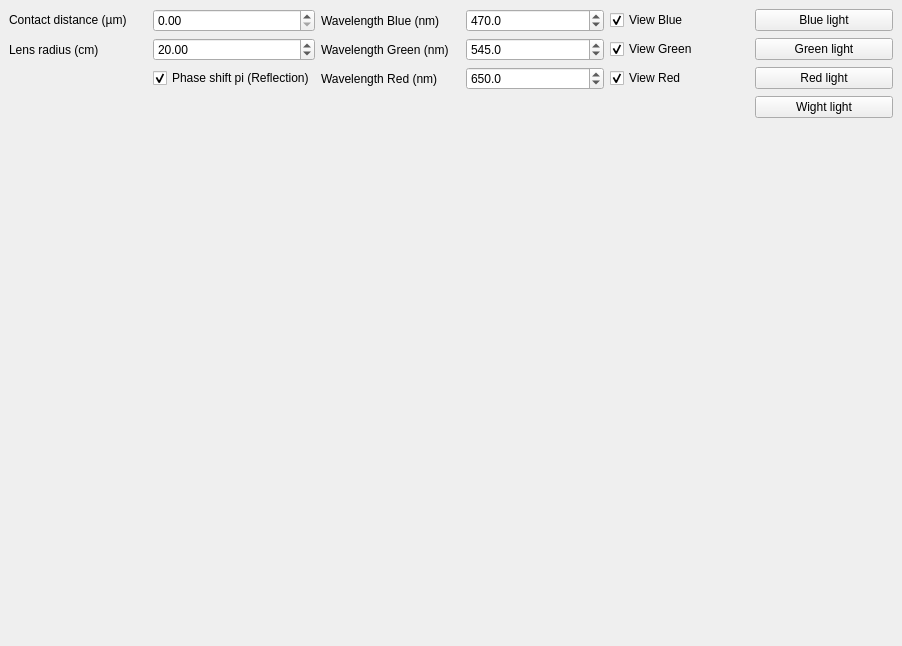
<?xml version="1.0" encoding="UTF-8"?>
<ui version="4.0">
 <class>MainWindow</class>
 <widget class="QMainWindow" name="MainWindow">
  <property name="geometry">
   <rect>
    <x>0</x>
    <y>0</y>
    <width>902</width>
    <height>646</height>
   </rect>
  </property>
  <property name="windowTitle">
   <string>Newton Rings</string>
  </property>
  <widget class="QWidget" name="centralWidget">
   <layout class="QVBoxLayout" name="verticalLayout_2">
    <item>
     <layout class="QGridLayout" name="gridLayout_2">
      <item row="2" column="4">
       <widget class="QDoubleSpinBox" name="SpinBox_Lambda3">
        <property name="locale">
         <locale language="English" country="UnitedStates"/>
        </property>
        <property name="suffix">
         <string/>
        </property>
        <property name="decimals">
         <number>1</number>
        </property>
        <property name="minimum">
         <double>625.000000000000000</double>
        </property>
        <property name="maximum">
         <double>800.000000000000000</double>
        </property>
        <property name="singleStep">
         <double>0.100000000000000</double>
        </property>
        <property name="value">
         <double>650.000000000000000</double>
        </property>
       </widget>
      </item>
      <item row="1" column="3">
       <widget class="QLabel" name="label_Lambda2">
        <property name="text">
         <string>Wavelength Green (nm)</string>
        </property>
       </widget>
      </item>
      <item row="0" column="4">
       <widget class="QDoubleSpinBox" name="SpinBox_Lambda1">
        <property name="locale">
         <locale language="English" country="UnitedStates"/>
        </property>
        <property name="decimals">
         <number>1</number>
        </property>
        <property name="minimum">
         <double>430.000000000000000</double>
        </property>
        <property name="maximum">
         <double>519.000000000000000</double>
        </property>
        <property name="singleStep">
         <double>0.100000000000000</double>
        </property>
        <property name="value">
         <double>470.000000000000000</double>
        </property>
       </widget>
      </item>
      <item row="0" column="3">
       <widget class="QLabel" name="label_Lambda1">
        <property name="text">
         <string>Wavelength Blue (nm)</string>
        </property>
       </widget>
      </item>
      <item row="2" column="3">
       <widget class="QLabel" name="label_Lambda3">
        <property name="text">
         <string>Wavelength Red (nm)</string>
        </property>
       </widget>
      </item>
      <item row="1" column="5">
       <widget class="QCheckBox" name="cbg">
        <property name="text">
         <string>View Green</string>
        </property>
        <property name="checked">
         <bool>true</bool>
        </property>
       </widget>
      </item>
      <item row="0" column="6">
       <widget class="QPushButton" name="pushButton_Lambda1">
        <property name="text">
         <string>Blue light</string>
        </property>
       </widget>
      </item>
      <item row="1" column="4">
       <widget class="QDoubleSpinBox" name="SpinBox_Lambda2">
        <property name="locale">
         <locale language="English" country="UnitedStates"/>
        </property>
        <property name="decimals">
         <number>1</number>
        </property>
        <property name="minimum">
         <double>520.000000000000000</double>
        </property>
        <property name="maximum">
         <double>564.000000000000000</double>
        </property>
        <property name="singleStep">
         <double>0.100000000000000</double>
        </property>
        <property name="value">
         <double>545.000000000000000</double>
        </property>
       </widget>
      </item>
      <item row="3" column="6">
       <widget class="QPushButton" name="pushButton_Lambda123">
        <property name="text">
         <string>Wight light</string>
        </property>
       </widget>
      </item>
      <item row="0" column="5">
       <widget class="QCheckBox" name="cbb">
        <property name="text">
         <string>View Blue</string>
        </property>
        <property name="checked">
         <bool>true</bool>
        </property>
       </widget>
      </item>
      <item row="1" column="2">
       <widget class="QDoubleSpinBox" name="SpinBox_R">
        <property name="locale">
         <locale language="English" country="UnitedStates"/>
        </property>
        <property name="suffix">
         <string notr="true"/>
        </property>
        <property name="decimals">
         <number>2</number>
        </property>
        <property name="minimum">
         <double>0.000000000000000</double>
        </property>
        <property name="maximum">
         <double>50.000000000000000</double>
        </property>
        <property name="singleStep">
         <double>0.100000000000000</double>
        </property>
        <property name="value">
         <double>20.000000000000000</double>
        </property>
       </widget>
      </item>
      <item row="0" column="2">
       <widget class="QDoubleSpinBox" name="SpinBox_e">
        <property name="locale">
         <locale language="English" country="UnitedStates"/>
        </property>
        <property name="suffix">
         <string notr="true"/>
        </property>
        <property name="decimals">
         <number>2</number>
        </property>
        <property name="maximum">
         <double>10.000000000000000</double>
        </property>
        <property name="singleStep">
         <double>0.010000000000000</double>
        </property>
        <property name="value">
         <double>0.000000000000000</double>
        </property>
       </widget>
      </item>
      <item row="0" column="1">
       <widget class="QLabel" name="label_e">
        <property name="text">
         <string>&lt;html&gt;&lt;head/&gt;&lt;body&gt;&lt;p&gt;&lt;span style=&quot; color:#000000;&quot;&gt;Contact distance (µm)&lt;/span&gt;&lt;/p&gt;&lt;/body&gt;&lt;/html&gt;</string>
        </property>
       </widget>
      </item>
      <item row="1" column="1">
       <widget class="QLabel" name="label_R">
        <property name="text">
         <string>Lens radius (cm)</string>
        </property>
       </widget>
      </item>
      <item row="2" column="5">
       <widget class="QCheckBox" name="cbr">
        <property name="text">
         <string>View Red</string>
        </property>
        <property name="checked">
         <bool>true</bool>
        </property>
        <property name="autoRepeat">
         <bool>false</bool>
        </property>
        <property name="autoExclusive">
         <bool>false</bool>
        </property>
       </widget>
      </item>
      <item row="1" column="6">
       <widget class="QPushButton" name="pushButton_Lambda2">
        <property name="text">
         <string>Green light</string>
        </property>
       </widget>
      </item>
      <item row="2" column="6">
       <widget class="QPushButton" name="pushButton_Lambda3">
        <property name="text">
         <string>Red light</string>
        </property>
       </widget>
      </item>
      <item row="2" column="2">
       <widget class="QCheckBox" name="cbPhi">
        <property name="enabled">
         <bool>true</bool>
        </property>
        <property name="text">
         <string>Phase shift pi (Reflection)</string>
        </property>
        <property name="checked">
         <bool>true</bool>
        </property>
       </widget>
      </item>
     </layout>
    </item>
    <item>
     <layout class="QVBoxLayout" name="verticalLayout">
      <item>
       <widget class="MPL_WIDGET_2D" name="mplwidget" native="true"/>
      </item>
     </layout>
    </item>
   </layout>
  </widget>
 </widget>
 <customwidgets>
  <customwidget>
   <class>MPL_WIDGET_2D</class>
   <extends>QWidget</extends>
   <header>mplwidget</header>
   <container>1</container>
  </customwidget>
 </customwidgets>
 <resources/>
 <connections/>
</ui>
